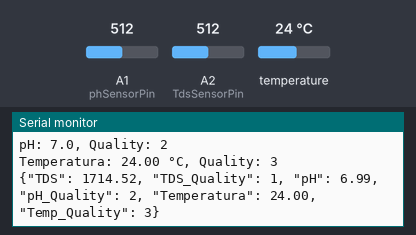
Bench run of a sketch on a simulated Arduino Uno, built with avr-gcc and run on an emulated ATmega328P. On the bench: the last lines printed to the serial monitor. The inputs (shaded band) are chosen by the test bench; at power-on: temperature 24 °C, A1 (phSensorPin) = 512, A2 (TdsSensorPin) = 512.

Above: at 1.2 s.
1.3 s: temperature set to 12 °C
2.8 s: A1 (phSensorPin) set to 716
At 4.0 s:
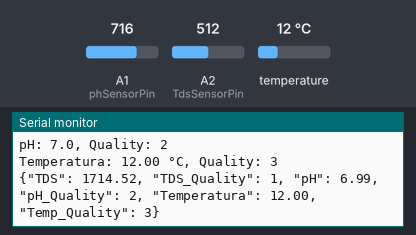
4.3 s: A2 (TdsSensorPin) set to 716
At 5.6 s:
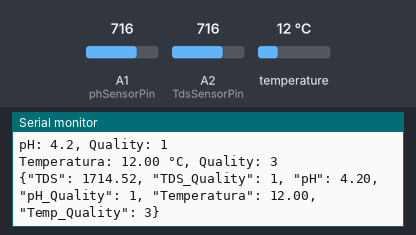
5.8 s: temperature set to 19 °C
At 7.2 s:
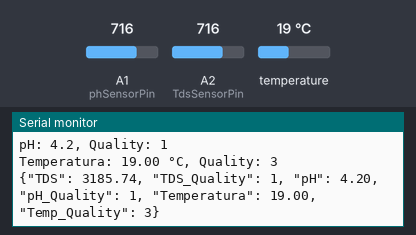
7.3 s: A1 (phSensorPin) set to 900
8.8 s: A2 (TdsSensorPin) set to 900
At 10.2 s:
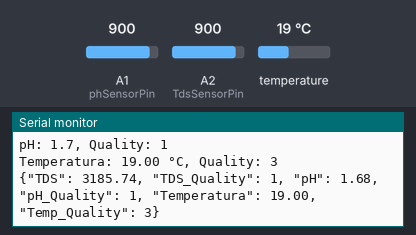
Timing chart, 0 to 11.3 s (numbered marks = the images above; inputs shaded):
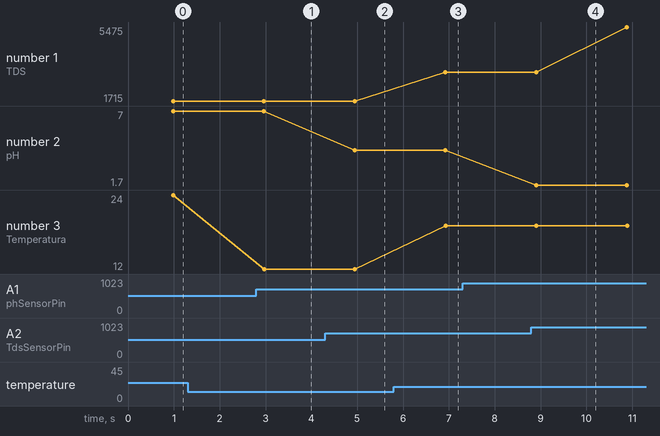

The sketch:

sketch_nov30a.ino
```cpp
#include <EEPROM.h>
#include "GravityTDS.h"
#include <OneWire.h>
#include <DallasTemperature.h>

// Definir pines de sensores
#define TdsSensorPin A2       // Pin del TDS Meter
#define phSensorPin A1      // Pin del sensor de pH
#define tempSensorPin A0       // Pin del sensor DS18B20

// Inicializar objetos de sensores
GravityTDS gravityTds;        // Objeto para el TDS
OneWire oneWireObjeto(tempSensorPin);  // Objeto para OneWire en el pin 2
DallasTemperature sensorDS18B20(&oneWireObjeto); // Objeto para DS18B20

// Variables para TDS, pH y Temperatura
float tdsValue = 0;           // Valor del TDS
float phValue = 0;            // Valor del pH
float temperature = 0;        // Valor de temperatura
int tdsQuality = 0;           // Clasificación numérica de TDS
int phQuality = 0;            // Clasificación numérica de pH
int tempQuality = 0;          // Clasificación numérica de temperatura
float tdsCalibrationOffset = 400;  // Compensación/calibración para el TDS
float phCalibrationOffset = 0;       // Compensación/calibración para el pH

void setup() {
  Serial.begin(115200);

  // Inicialización del sensor TDS
  gravityTds.setPin(TdsSensorPin);
  gravityTds.setAref(5.0);       // Voltaje de referencia del ADC, por defecto 5.0V en Arduino UNO
  gravityTds.setAdcRange(1024);  // 1024 para 10bit ADC; 4096 para 12bit ADC
  gravityTds.begin();            // Inicializar TDS

  // Inicialización del sensor de temperatura DS18B20
  sensorDS18B20.begin();

  // Configurar el pin del sensor de pH
  pinMode(phSensorPin, INPUT);
}

// Función para tomar múltiples muestras y obtener el promedio del TDS
float readTdsAverage(int samples = 10) {
  float sum = 0;
  for (int i = 0; i < samples; i++) {
    gravityTds.update();
    sum += gravityTds.getTdsValue();
    delay(10);  // Pequeño retraso para estabilizar las lecturas
  }
  return (sum / samples) + tdsCalibrationOffset;
}

// Función para tomar múltiples muestras y obtener el promedio del pH
float readPhAverage(int samples = 10) {
  float sum = 0;
  for (int i = 0; i < samples; i++) {
    sum += (1023 - analogRead(phSensorPin)) / 73.07;  // Conversión a escala de pH
    delay(10);                                        // Pequeño retraso para estabilizar las lecturas
  }
  return (sum / samples) + phCalibrationOffset;
}

// Función para leer la temperatura del DS18B20
float readTemperature() {
  sensorDS18B20.requestTemperatures(); // Solicitar la temperatura
  return sensorDS18B20.getTempCByIndex(0); // Obtener la temperatura en grados Celsius
}

// **Clasificación numérica del TDS**
int classifyTds(float tds) {
  if (tds < 50) return 1; // Unacceptable
  if (tds < 200) return 2; // Good
  if (tds < 400) return 3; // Acceptable
  if (tds < 600) return 4; // Fairly Acceptable
  if (tds < 900) return 5; // Less Acceptable
  if (tds < 1200) return 6; // Least Acceptable
  return 1; // Unacceptable
}

// **Clasificación numérica del pH**
int classifyPh(float ph) {
  if (ph < 6.5) return 1; // Acidic
  if (ph >= 6.5 && ph <= 8.5) return 2; // Neutral
  return 3; // Alkaline
}

// **Clasificación numérica de temperatura**
int classifyTemperature(float temp) {
  if (temp < 0) return 1; // Freezing
  if (temp < 10) return 2; // Cold
  if (temp < 25) return 3; // Moderate
  if (temp < 35) return 4; // Warm
  return 5; // Hot
}

void loop() {
  // Leer y clasificar el TDS
  tdsValue = readTdsAverage();
  tdsQuality = classifyTds(tdsValue);

  // Leer y clasificar el pH
  phValue = readPhAverage();
  phQuality = classifyPh(phValue);

  // Leer y clasificar la temperatura
  temperature = readTemperature();
  tempQuality = classifyTemperature(temperature);

  // Imprimir los resultados en el Monitor Serial
  Serial.print("TDS: ");
  Serial.print(tdsValue, 0);
  Serial.print(" ppm, Quality: ");
  Serial.println(tdsQuality);

  Serial.print("pH: ");
  Serial.print(phValue, 1);
  Serial.print(", Quality: ");
  Serial.println(phQuality);

  Serial.print("Temperatura: ");
  Serial.print(temperature, 2);
  Serial.print(" °C, Quality: ");
  Serial.println(tempQuality);

  // Formatear y enviar los datos como JSON
  Serial.print("{\"TDS\": ");
  Serial.print(tdsValue, 2);
  Serial.print(", \"TDS_Quality\": ");
  Serial.print(tdsQuality);
  Serial.print(", \"pH\": ");
  Serial.print(phValue, 2);
  Serial.print(", \"pH_Quality\": ");
  Serial.print(phQuality);
  Serial.print(", \"Temperatura\": ");
  Serial.print(temperature, 2);
  Serial.print(", \"Temp_Quality\": ");
  Serial.print(tempQuality);
  Serial.println("}");

  delay(1000);  // Espera 1 segundo antes de la próxima lectura
}
```

Measured:
- after the input at 5.8 s, the serial monitor: prints a new line after 1.1 s (image 3)
- plotted number 1: 3186 → 5475 after the input at 8.8 s
- plotted number 3: 12 → 19 after the input at 5.8 s
